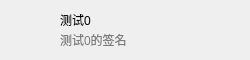
<?xml version="1.0" encoding="UTF-8"?>
<ui version="4.0">
 <class>FriendListItem</class>
 <widget class="QWidget" name="FriendListItem">
  <property name="geometry">
   <rect>
    <x>0</x>
    <y>0</y>
    <width>250</width>
    <height>60</height>
   </rect>
  </property>
  <property name="minimumSize">
   <size>
    <width>250</width>
    <height>60</height>
   </size>
  </property>
  <property name="maximumSize">
   <size>
    <width>250</width>
    <height>60</height>
   </size>
  </property>
  <property name="baseSize">
   <size>
    <width>250</width>
    <height>60</height>
   </size>
  </property>
  <property name="windowTitle">
   <string>Form</string>
  </property>
  <widget class="QLabel" name="picLabel">
   <property name="geometry">
    <rect>
     <x>10</x>
     <y>10</y>
     <width>40</width>
     <height>40</height>
    </rect>
   </property>
   <property name="minimumSize">
    <size>
     <width>40</width>
     <height>40</height>
    </size>
   </property>
   <property name="maximumSize">
    <size>
     <width>40</width>
     <height>40</height>
    </size>
   </property>
   <property name="baseSize">
    <size>
     <width>40</width>
     <height>40</height>
    </size>
   </property>
   <property name="styleSheet">
    <string notr="true"/>
   </property>
   <property name="text">
    <string/>
   </property>
  </widget>
  <widget class="QLabel" name="nicknameLabel">
   <property name="geometry">
    <rect>
     <x>60</x>
     <y>10</y>
     <width>160</width>
     <height>20</height>
    </rect>
   </property>
   <property name="minimumSize">
    <size>
     <width>0</width>
     <height>20</height>
    </size>
   </property>
   <property name="maximumSize">
    <size>
     <width>160</width>
     <height>20</height>
    </size>
   </property>
   <property name="baseSize">
    <size>
     <width>0</width>
     <height>20</height>
    </size>
   </property>
   <property name="styleSheet">
    <string notr="true">font: 13px &quot;微软雅黑&quot;;</string>
   </property>
   <property name="text">
    <string>测试0</string>
   </property>
  </widget>
  <widget class="QLabel" name="signLabel">
   <property name="geometry">
    <rect>
     <x>60</x>
     <y>30</y>
     <width>160</width>
     <height>20</height>
    </rect>
   </property>
   <property name="minimumSize">
    <size>
     <width>0</width>
     <height>20</height>
    </size>
   </property>
   <property name="maximumSize">
    <size>
     <width>160</width>
     <height>20</height>
    </size>
   </property>
   <property name="baseSize">
    <size>
     <width>0</width>
     <height>20</height>
    </size>
   </property>
   <property name="styleSheet">
    <string notr="true">color: rgb(125, 125, 125);
font: 12px &quot;微软雅黑&quot;;</string>
   </property>
   <property name="text">
    <string>测试0的签名</string>
   </property>
  </widget>
 </widget>
 <resources/>
 <connections/>
</ui>
